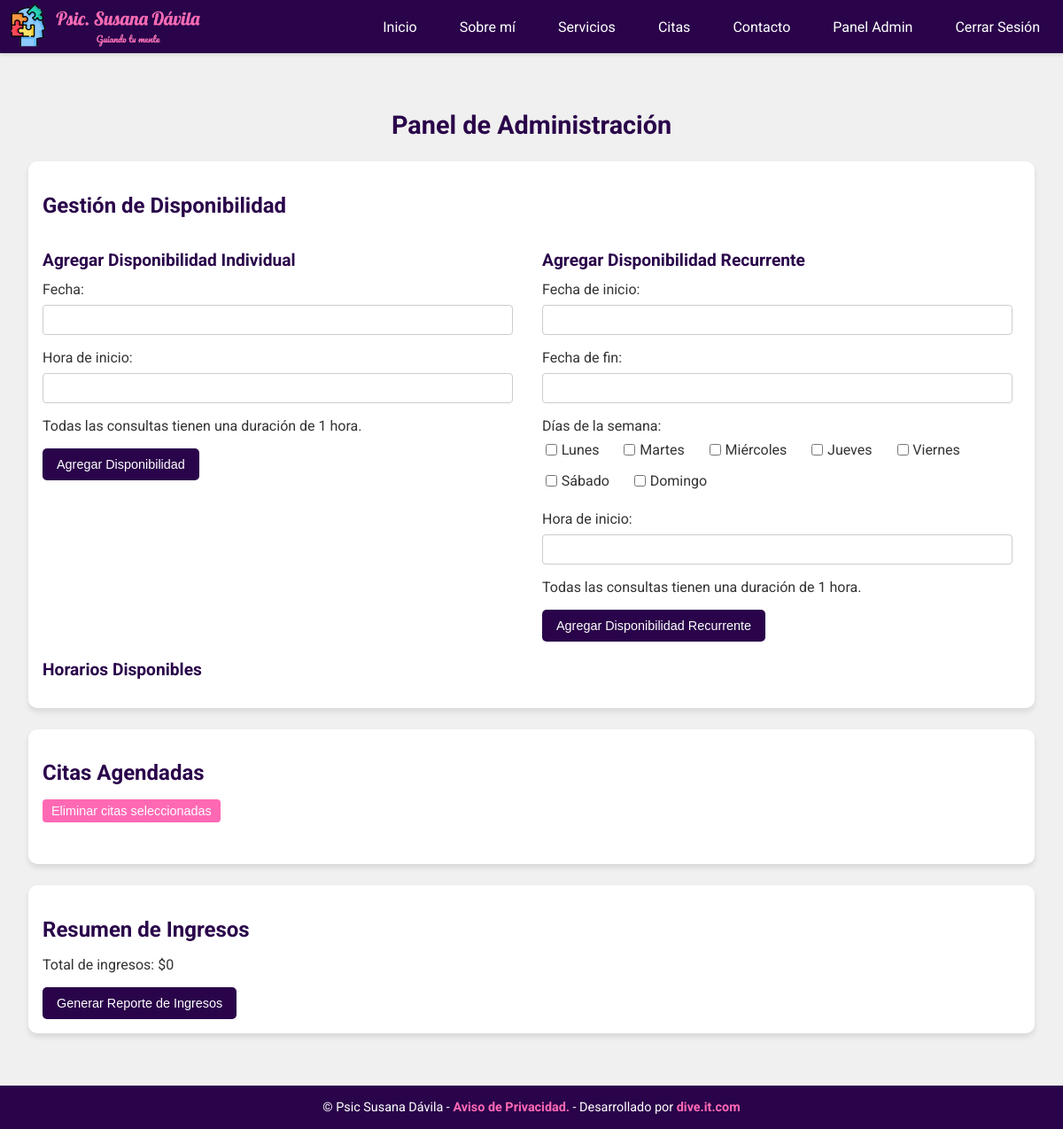
The app's page /admin-panel/ (signed in), older data.
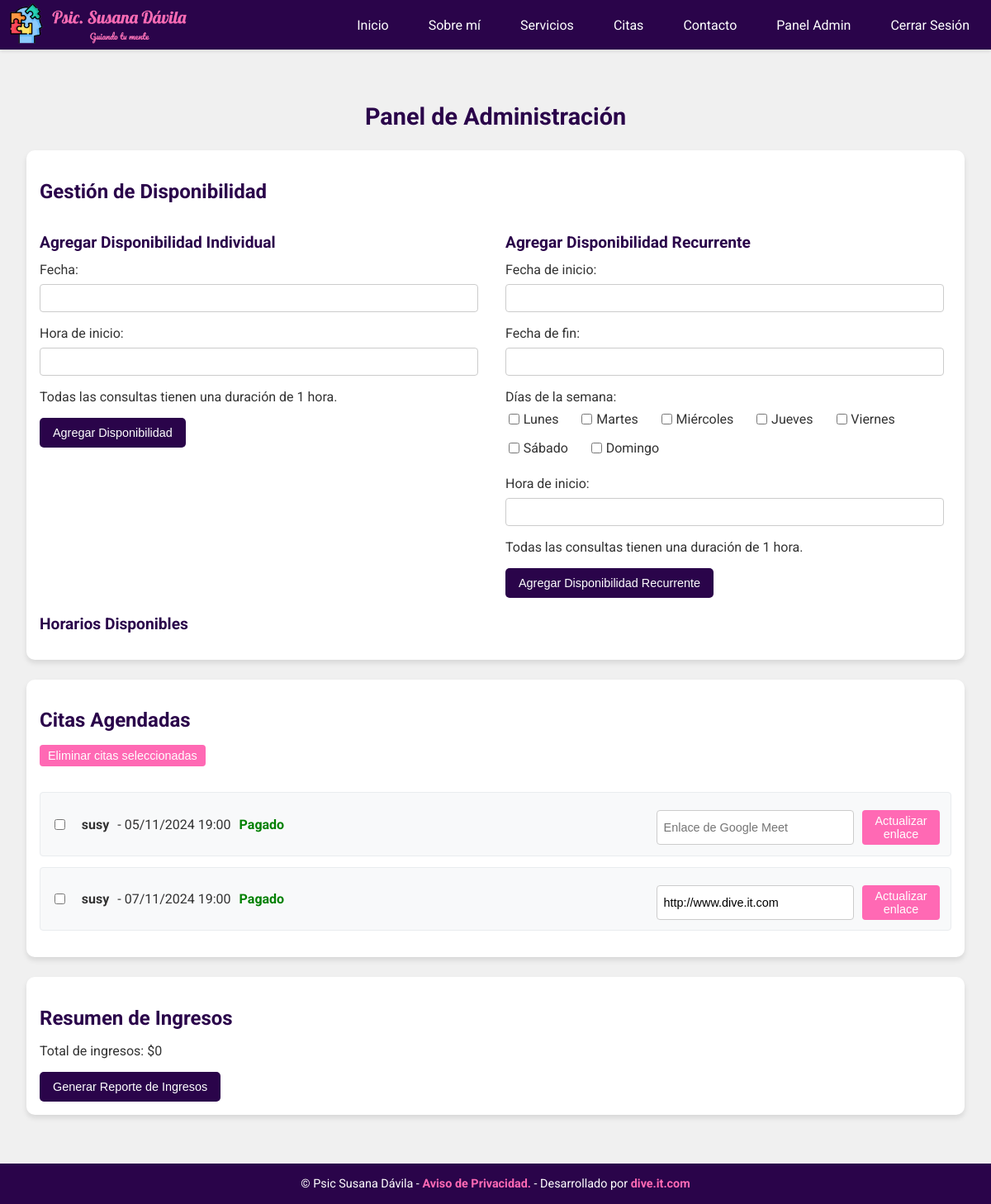
The same page, newer data.
### website/models.py (models this page shows, shortened)
class Appointment(models.Model):
    user = models.ForeignKey(CustomUser, on_delete=models.CASCADE)
    availability = models.OneToOneField(Availability, on_delete=models.CASCADE)
    created_at = models.DateTimeField(auto_now_add=True)
    is_paid = models.BooleanField(default=False)
    google_meet_link = models.URLField(blank=True, null=True)

class CustomUser(AbstractUser):
    name = models.CharField(max_length=100, blank=True)
    phone = models.CharField(max_length=10, blank=True)
    age = models.PositiveIntegerField(null=True, blank=True)
    location = models.CharField(max_length=100, blank=True)

class Availability(models.Model):
    date = models.DateField()
    start_time = models.TimeField()
    end_time = models.TimeField()
    is_booked = models.BooleanField(default=False)
    price = models.DecimalField(max_digits=6, decimal_places=2, default=400.00)  # Add this line

### website/views.py (the view)
# urls.py: path('admin-panel/', views.admin_panel, name='admin_panel'),
@login_required
@user_passes_test(is_staff_or_superuser)
def admin_panel(request):
    availabilities = Availability.objects.filter(date__gte=timezone.now().date()).order_by('date', 'start_time')
    appointments = Appointment.objects.filter(availability__date__gte=timezone.now().date()).order_by('availability__date', 'availability__start_time')
    return render(request, 'panel.html', {'availabilities': availabilities, 'appointments': appointments})

### website/views.py (called while the page is built)
def is_staff_or_superuser(user):
    return user.is_staff or user.is_superuser

### website/templates/panel.html (shortened to what this page needs)
{% extends "base.html" %}
{% load static %}
{% block extra_css %}
<link rel="stylesheet" href="{% static 'css/panel.css' %}">
<link rel="stylesheet" href="https://cdn.jsdelivr.net/npm/flatpickr/dist/flatpickr.min.css">
{% endblock %}
{% block content %}
<div class="admin-panel">
    <h1>Panel de Administración</h1>
    <div class="panel-section">
        <h2>Gestión de Disponibilidad</h2>
        <div class="availability-manager">
            <div class="time-selector">
                <h3>Agregar Disponibilidad Individual</h3>
                <form id="availabilityForm">
                    <div class="form-group">
                        <label for="date">Fecha:</label>
                        <input type="text" id="date" name="date" required>
                    </div>
                    <div class="form-group">
                        <label for="startTime">Hora de inicio:</label>
                        <input type="text" id="startTime" name="startTime" required>
                    </div>
                    <p>Todas las consultas tienen una duración de 1 hora.</p>
                    <button type="submit" class="btn-primary">Agregar Disponibilidad</button>
                </form>
            </div>
            <div class="recurring-availability">
                <h3>Agregar Disponibilidad Recurrente</h3>
                <form id="recurringAvailabilityForm">
                    <div class="form-group">
                        <label for="startDate">Fecha de inicio:</label>
                        <input type="text" id="startDate" name="startDate" required>
                    </div>
                    <div class="form-group">
                        <label for="endDate">Fecha de fin:</label>
                        <input type="text" id="endDate" name="endDate" required>
                    </div>
                    <div class="form-group">
                        <label>Días de la semana:</label>
                        <div class="checkbox-group">
                            <label><input type="checkbox" name="days" value="0"> Lunes</label>
                            <label><input type="checkbox" name="days" value="1"> Martes</label>
                            <label><input type="checkbox" name="days" value="2"> Miércoles</label>
                            <label><input type="checkbox" name="days" value="3"> Jueves</label>
                            <label><input type="checkbox" name="days" value="4"> Viernes</label>
                            <label><input type="checkbox" name="days" value="5"> Sábado</label>
                            <label><input type="checkbox" name="days" value="6"> Domingo</label>
                        </div>
                    </div>
                    <div class="form-group">
                        <label for="recurringStartTime">Hora de inicio:</label>
                        <input type="text" id="recurringStartTime" name="recurringStartTime" required>
                    </div>
                    <p>Todas las consultas tienen una duración de 1 hora.</p>
                    <button type="submit" class="btn-primary">Agregar Disponibilidad Recurrente</button>
                </form>
            </div>
        </div>
        <div class="availability-list">
            <h3>Horarios Disponibles</h3>
        </div>
    </div>
    <div class="panel-section">
        <h2>Citas Agendadas</h2>
        <form id="bulkDeleteAppointmentsForm">
            <button type="submit" class="btn-secondary" id="bulkDeleteAppointmentsButton">Eliminar citas seleccionadas</button>
        </form>
        <ul id="appointmentsList">
            {% for appointment in appointments %}
            <li>
                <input type="checkbox" name="bulk_delete_appointment" value="{{ appointment.id }}">
                <strong>{{ appointment.user.username }}</strong> -
                {{ appointment.availability.date|date:"d/m/Y" }}
                {{ appointment.availability.start_time|time:"H:i" }}
                {% if appointment.is_paid %}
                    <span class="paid">Pagado</span>
                {% else %}
                    <button class="btn-secondary record-payment" data-id="{{ appointment.id }}">Registrar Pago</button>
                {% endif %}
                <form class="google-meet-form" data-id="{{ appointment.id }}">
                    <input type="url" name="google_meet_link" placeholder="Enlace de Google Meet" value="{{ appointment.google_meet_link|default:'' }}">
                    <button type="submit" class="btn-secondary">Actualizar enlace</button>
                </form>
            </li>
            {% endfor %}
        </ul>
    </div>
    <div class="panel-section">
        <h2>Resumen de Ingresos</h2>
        <div class="earnings-summary">
            <p>Total de ingresos: $<span id="totalEarnings">0</span></p>
            <button id="generateReport" class="btn-primary">Generar Reporte de Ingresos</button>
        </div>
    </div>
</div>
{% endblock %}

### website/templates/base.html (shortened to what this page needs)
<!DOCTYPE html>
<html lang="en">
<head>
    {% load static %}
    <link rel="stylesheet" href="{% static 'css/base.css' %}">
    {% block extra_css %}{% endblock %}
</head>
<body>
    <nav class="navbar">
        <div class="container navbar-content">
            <div class="navbar-left">
                <div class="logo-container">
                    <a href="{% url 'home' %}" class="logo-box">
                        <img src="{% static 'images/logo_transparente3.png' %}" alt="Susy_logo" class="logo">
                    </a>
                </div>
            </div>
            <div class="navbar-right navbar-menu">
                {% if user.is_authenticated %}
                    <a href="{% url 'home' %}">Inicio</a>
                    <a href="{% url 'about_me' %}">Sobre mí</a>
                    <a href="{% url 'services' %}">Servicios</a>
                    <a href="{% url 'appointment' %}">Citas</a>
                    <a href="{% url 'contact' %}">Contacto</a>
                    {% if user.is_staff or user.is_staff %}
                        <a href="{% url 'admin_panel' %}">Panel Admin</a>
                    {% endif %}
                    <a href="{% url 'logout' %}">Cerrar Sesión</a>
                {% else %}
                    <a href="{% url 'home' %}">Inicio</a>
                    <a href="{% url 'register' %}">Regístrate</a>
                    <a href="{% url 'login' %}">Iniciar Sesión</a>
                {% endif %}
            </div>
        </div>
    </nav>
    <div class="container" role="main">
        {% block content %}
        {% endblock %}
    </div>
    <footer>
        <div class="footer-content">
            © Psic Susana Dávila - <a class='aviso-priv-link' href={% url 'aviso-priv' %}> Aviso de Privacidad.</a> - Desarrollado por <a class='dive-link' href='http://www.dive.it.com'> dive.it.com</a>
        </div>
    </footer>
</body>
</html>

### website/static/css/base.css (style rules this page uses)
:root { --primary-color: #2A044A; --secondary-color: #FF69B4; --text-color: #333333; --background-color: #D3D3D3; --section-bg-color: #F5F5F5; --accent-color: #9A0372; }
body { font-family: 'Roboto', sans-serif; background-color: var(--background-color); margin: 0; padding: 0; color: var(--text-color); }
.navbar { background-color: var(--primary-color); position: fixed; top: 0; left: 0; right: 0; z-index: 1000; box-shadow: 0 2px 4px rgba(0,0,0,0.1); }
.container { width: 100%; max-width: 1200px; margin: 0 auto; padding: 0 15px; box-sizing: border-box; }
.navbar-content { display: flex; justify-content: space-between; align-items: center; padding: 0.5rem 0; min-height: 60px; }
.logo-container { display: flex; align-items: center; }
.logo { max-height: 50px; }
.navbar-right { display: flex; gap: 1rem; }
.navbar-menu a { color: var(--section-bg-color); text-decoration: none; padding: 0.5rem 1rem; font-size: 1rem; transition: all 0.3s ease; border-radius: 4px; }
.footer-content { text-align: center; color: var(--section-bg-color); padding: 1rem 0; background-color: var(--primary-color); font-size: 0.9rem; }
.dive-link { color: var(--secondary-color); text-decoration: none; font-weight: bold; transition: color 0.3s ease; }
.container[role="main"] { margin-top: 70px; padding: 0.2rem 0; }
@media (max-width: 1200px) { .container { padding: 0 10px; } }
.aviso-priv-link { color: var(--secondary-color); text-decoration: none; font-weight: bold; transition: color 0.3s ease; }

Row changes from the older to the newer data that the page shows:
added Appointment: user.username "susy", availability "05/11/2024", availability.start_time "19:00", is_paid "Pagado"
added Appointment: user.username "susy", availability "07/11/2024", availability.start_time "19:00", is_paid "Pagado", google_meet_link "http://www.dive.it.com"
